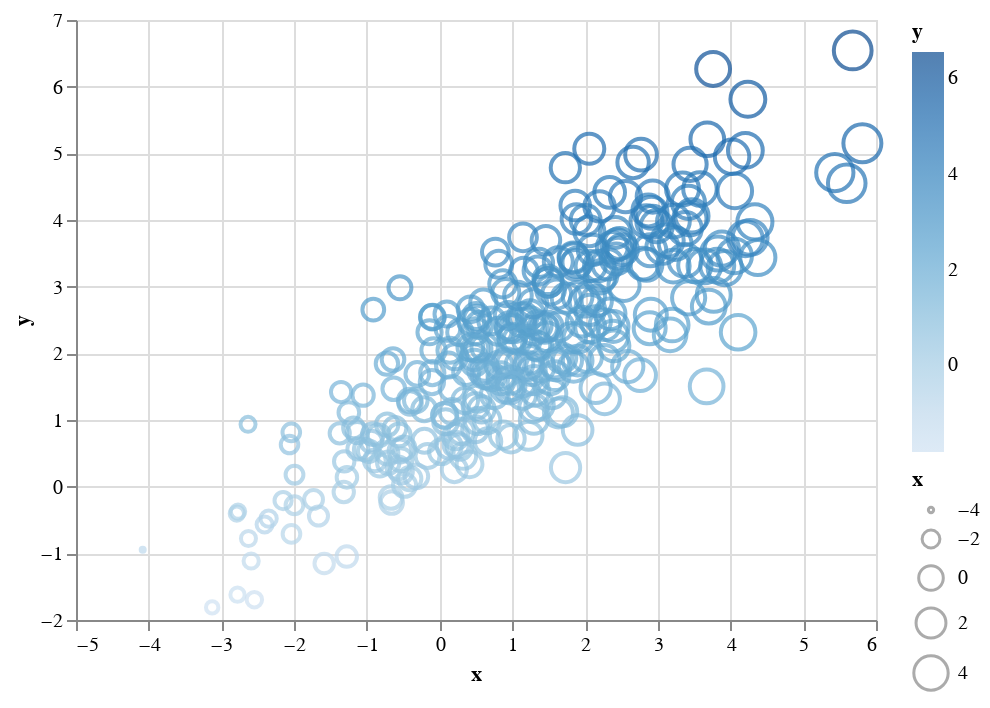

The notebook cell saved with this chart:
### Code cell
xp = vlfrag(field=:x,type=:q)
sp = vlfrag(field=:x,type=:q)
d = vlfrag()
vlplot(data=data, mark=:point,x=xp,y=:y,width=400,height=300,size=sp,color=:y)
# vlplot(mark=:point,x=randn(100),y=randn(100),width=400,height=300,color=rand(100),size=randn(100))
# vlplot(p)

### Figure 1 — Vega-Lite specification as saved in the notebook (floating-point values rounded to 4 significant figures; data arrays with more than 128 entries replaced by an {"elided": "..."} marker saying what was removed)
{"data": {"values": {"elided": "300 records"}}, "encoding": {"color": {"field": "y", "type": "quantitative"}, "size": {"field": "x", "type": "q"}, "x": {"field": "x", "type": "q"}, "y": {"field": "y", "type": "quantitative"}}, "height": 300, "mark": "point", "width": 400}
